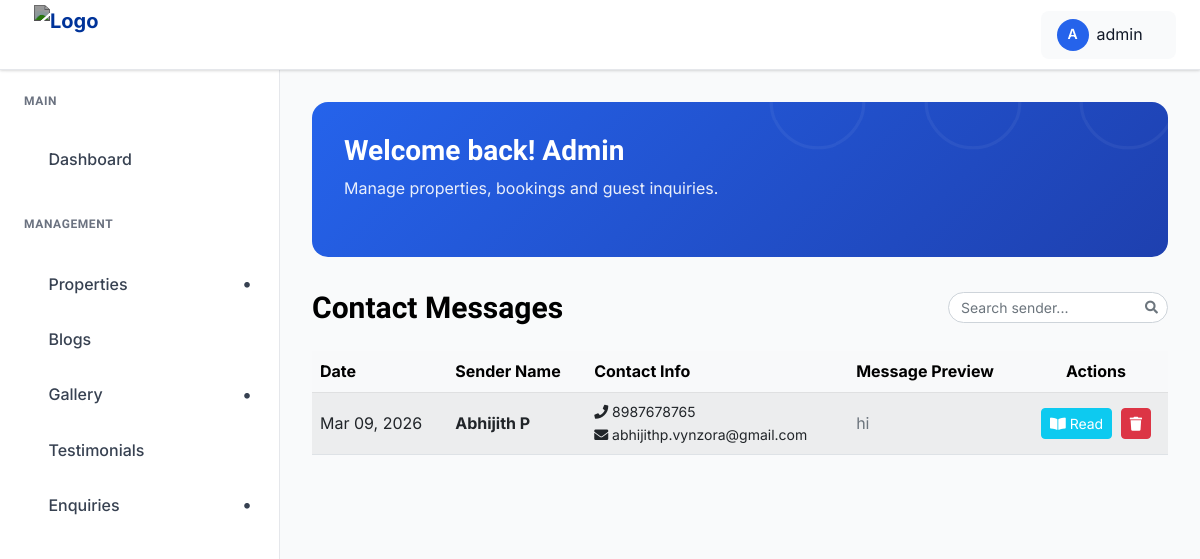
/dashboard/contacts/ (signed in), run on an earlier commit of the app's database.
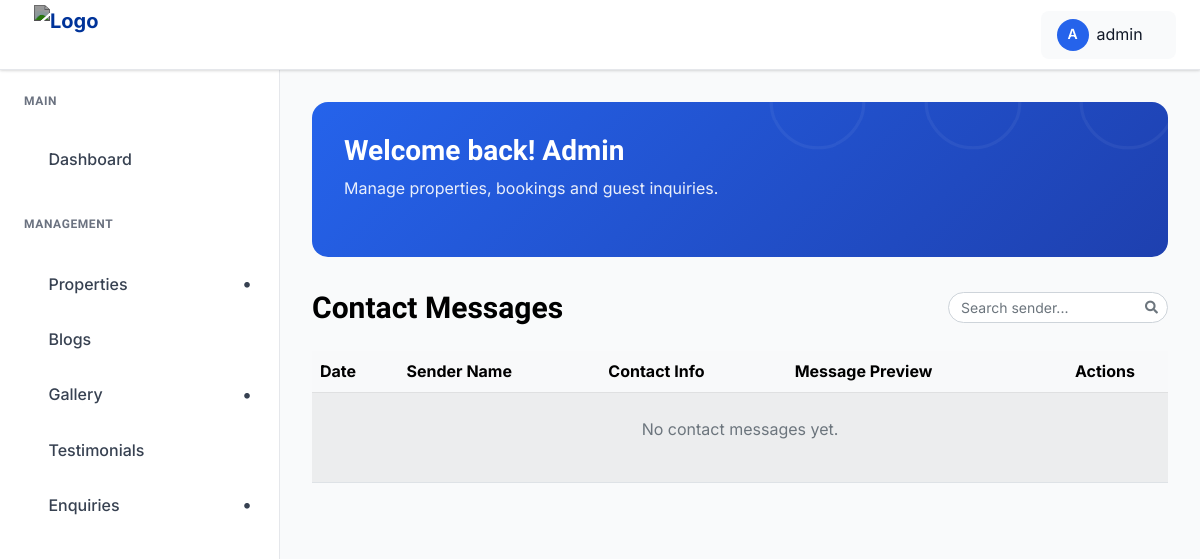
And on a later commit of the database.
### liok_hotels_app/models.py (models this page shows, shortened)
class ContactMessage(models.Model):
    first_name = models.CharField(max_length=100)
    last_name = models.CharField(max_length=100)
    phone = models.CharField(max_length=20)
    email = models.EmailField(blank=True, null=True)
    message = models.TextField(blank=True)
    created_at = models.DateTimeField(auto_now_add=True)

### liok_hotels_app/views.py (the view)
# urls.py: path("dashboard/contacts/", views.view_contacts, name="view_contacts"),
@login_required(login_url="admin_pages:admin_login")
@login_required(login_url="admin_pages:admin_login")
def view_contacts(request):
    contacts_list = ContactMessage.objects.all().order_by("-created_at")
    paginator = Paginator(contacts_list, 10)
    page_number = request.GET.get("page")
    page_obj = paginator.get_page(page_number)
    return render(request, "admin_pages/view_contacts.html", {"contacts": page_obj})

### liok_hotels_app/context_processors.py (called while the page is built)
def global_properties(request):
    qs = Property.objects.all().order_by('name')
    return {
        'all_properties': qs,
        'properties': qs,
    }

### templates/admin_pages/view_contacts.html (shortened to what this page needs)
{% extends "admin_pages/base.html" %}
{% load static %}
{% block content %}
<div class="dashboard__form__wraper">
     <div class="create__course__title mb-4 d-flex flex-wrap justify-content-between align-items-center gap-2">
        <h4 class="mb-0">Contact Messages</h4>
        <div class="d-flex align-items-center gap-2 ms-auto">
            <div class="search-box">
                <input type="text" id="contactSearchInput" class="form-control form-control-sm" placeholder="Search sender...">
            </div>
        </div>
    </div>
    <div class="custom-table-container">
        <table class="table table-striped table-hover align-middle">
            <thead class="table-light">
                <tr>
                    <th scope="col">Date</th>
                    <th scope="col">Sender Name</th>
                    <th scope="col">Contact Info</th>
                    <th scope="col">Message Preview</th>
                    <th scope="col" class="text-center">Actions</th>
                </tr>
            </thead>
            <tbody>
                {% for contact in contacts %}
                <tr>
                    <td>{{ contact.created_at|date:"M d, Y" }}</td>
                    <td><strong>{{ contact.first_name }} {{ contact.last_name }}</strong></td>
                    <td>
                        <div class="d-flex flex-column small">
                            <span><i class="fas fa-phone"></i> {{ contact.phone }}</span>
                            {% if contact.email %}<span><i class="fas fa-envelope"></i> {{ contact.email }}</span>{% endif %}
                        </div>
                    </td>
                    <td class="text-muted">{{ contact.message|truncatewords:8 }}</td>
                    <td class="text-center">
                        <button type="button" class="btn btn-sm btn-info me-1 text-white" data-bs-toggle="modal" data-bs-target="#readContactModal{{ contact.id }}">
                            <i class="fas fa-book-open"></i> Read
                        </button>
                        <button type="button" class="btn btn-sm btn-danger" data-bs-toggle="modal" data-bs-target="#deleteContactModal{{ contact.id }}">
                            <i class="fas fa-trash"></i>
                        </button>
                    </td>
                </tr>
                {% empty %}
                <tr>
                    <td colspan="5" class="text-center py-4">
                        <p class="text-muted">No contact messages yet.</p>
                    </td>
                </tr>
                {% endfor %}
            </tbody>
        </table>
    </div>
</div>
{% endblock %}

What changed in the data, as far as the page shows it:
removed ContactMessage: created_at "Mar 09, 2026", first_name "Abhijith", last_name "P", phone "8987678765", email "abhijithp.vynzora@gmail.com", message "hi"
Also different on the page:
text now shown: "No contact messages yet."
